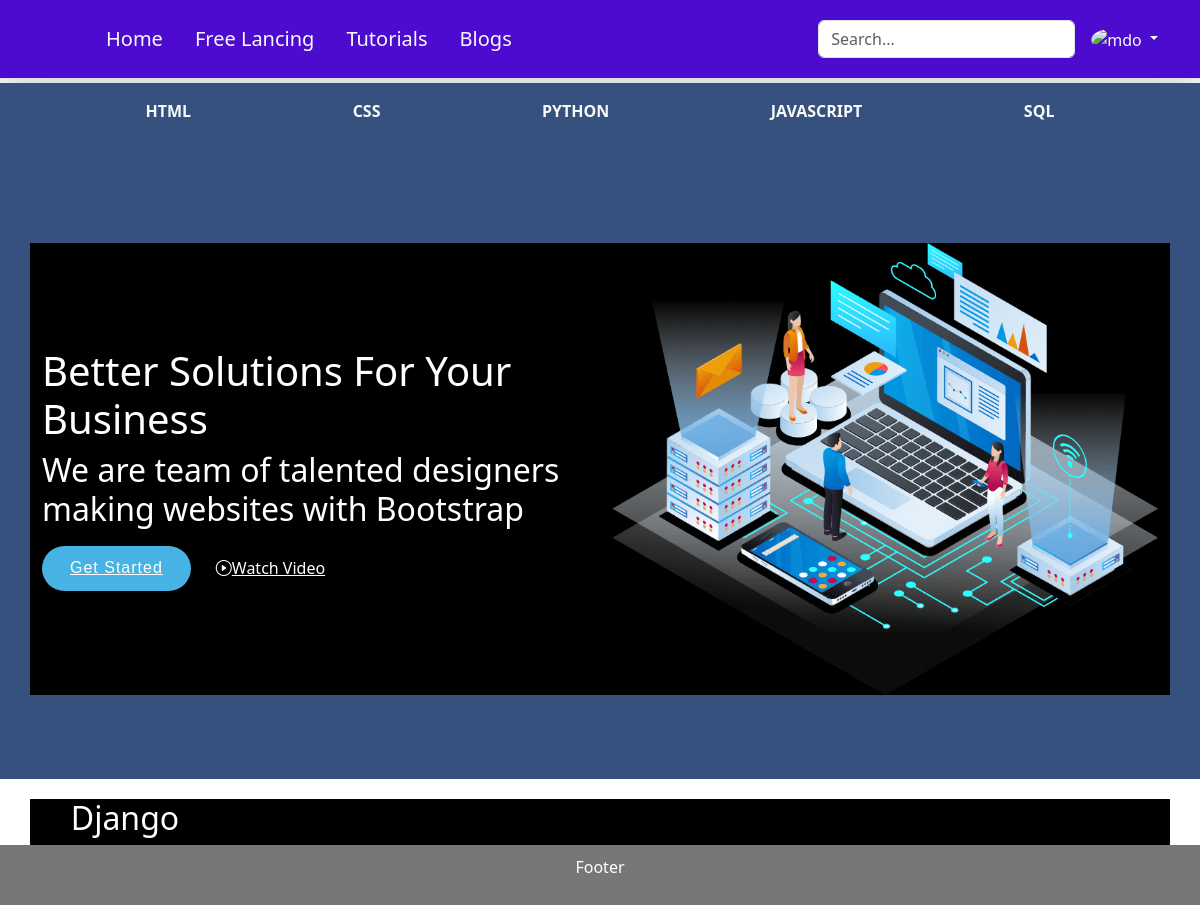
The page / on the database its author committed.
### codepoint/models.py (models this page shows, shortened)
class Course_Category(models.Model):
    course_name = models.CharField(
        max_length=200, default=None, null=True, blank=True)
    slug = models.CharField(max_length=50, null=False, unique=True)
    desc = models.CharField(max_length=50, null=False)
    date = models.DateTimeField(auto_now=True)
    resource = models.FileField(upload_to='files/resource')
    image = models.ImageField(upload_to='static/image')

### codepoint/views.py (the view)
# urls.py: path('', views.index, name="home"),
def index(request):
    global content
    course_category_obj = Course_Category.objects.all()
    content = {
        'course_category_obj': course_category_obj,
    }
    return render(request, 'index.html', context=content)

### codepoint/templates/index.html (shortened to what this page needs)
{% extends "base.html" %}
{% load static %}
{% block content %}
<div class="navbar-heading py-3 d-flex justify-content-evenly sticky-top">
    {% for co_object in course_category_obj %}
            <a href="/course/{{co_object.slug}}" class="nav-link fs-6 px-3 link-light a_link">{{co_object.course_name}}</a>
    {% endfor %}
</div>
<section id="hero" class="d-flex align-items-center sec">
    <div class="container">
      <div class="row">
        <div class="col-lg-6 d-flex flex-column justify-content-center pt-4 pt-lg-0 order-2 order-lg-1 aos-init aos-animate" data-aos="fade-up" data-aos-delay="200">
          <h1>Better Solutions For Your Business</h1>
          <h2>We are team of talented designers making websites with Bootstrap</h2>
          <div class="d-flex justify-content-center justify-content-lg-start">
            <a href="#about" class="btn-get-started scrollto">Get Started</a>
            <a href="https://www.youtube.com/watch?v=jDDaplaOz7Q" class="glightbox btn-watch-video"><i class="bi bi-play-circle"></i><span>Watch Video</span></a>
          </div>
        </div>
        <div class="col-lg-6 order-1 order-lg-2 hero-img aos-init aos-animate" data-aos="zoom-in" data-aos-delay="200">
          <img src="{% static '/images/hero-img.png' %}" class="img-fluid animated" alt="">
        </div>
      </div>
    </div>
  </section>
<section id="clients" class="clients section-bg">
      <div class="container ">
        <div class="row aos-init aos-animate" data-aos="zoom-in">
          <div class="col-lg-2 col-md-4 col-6 d-flex align-items-center justify-content-center">
            <h2>Django</h2>
          </div>
        </div>
      </div>
    </section>
{% endblock content %}

### codepoint/static/css/style.css (style rules this page uses)
.navbar-heading { text-transform: uppercase; color: #fff; background-color: #37517e; font-weight: bold; }
section { display: -webkit-flex; display: flex; }
#hero { width: 100%; height: 80vh; background: #37517e; }
.justify-content-lg-start { justify-content: flex-start !important; }
#hero .btn-get-started { font-family: "Jost", sans-serif; font-weight: 500; font-size: 16px; letter-spacing: 1px; display: inline-block; padding: 10px 28px 11px 28px; border-radius: 50px; transition: 0.5s; margin: 10px 0 0 0; color: #fff; background: #47b2e4; }
#hero .btn-watch-video { font-size: 16px; display: flex; align-items: center; transition: 0.5s; margin: 10px 0 0 25px; color: #fff; line-height: 1; }
.row { background-color: black; color: white; margin-top: 20px; }

### rows shown on the page
Course_Category: course_name "HTML"
Course_Category: course_name "CSS"
Course_Category: course_name "PYTHON"
Course_Category: course_name "JAVASCRIPT"
Course_Category: course_name "SQL"
